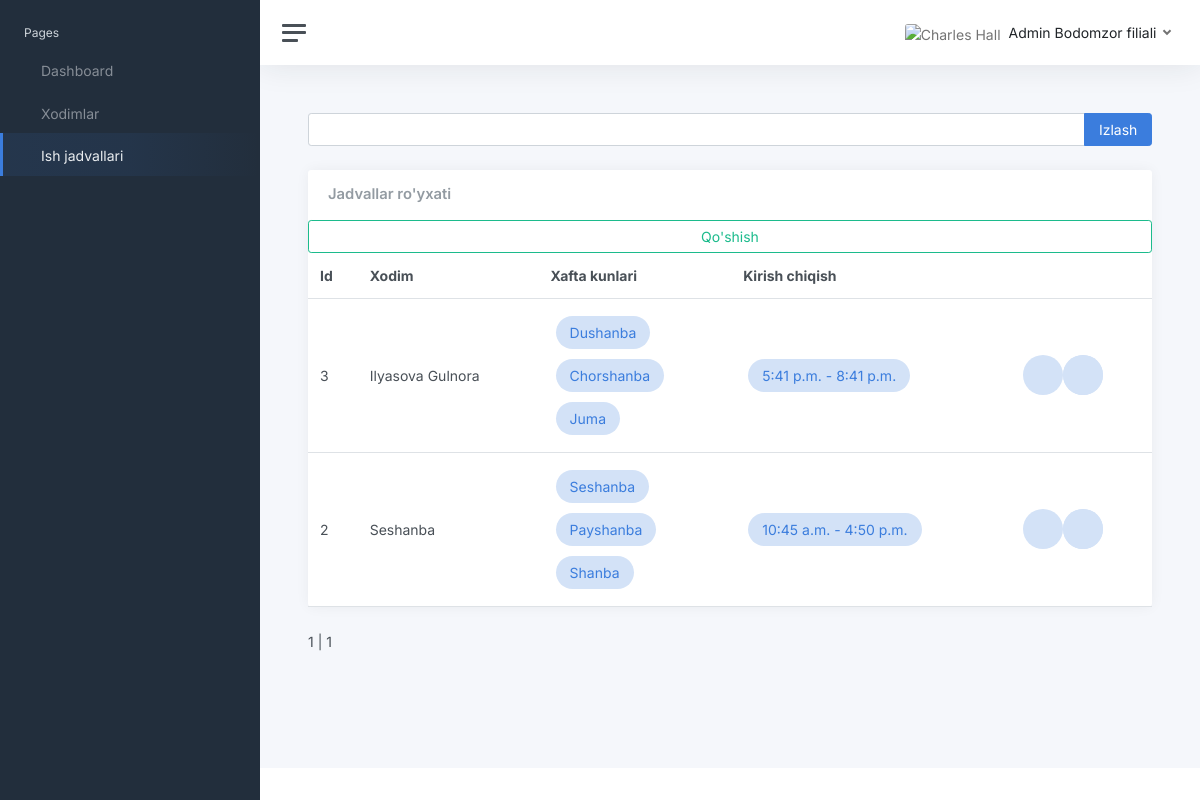
Page /schedules/ (signed in) on the earlier database version.
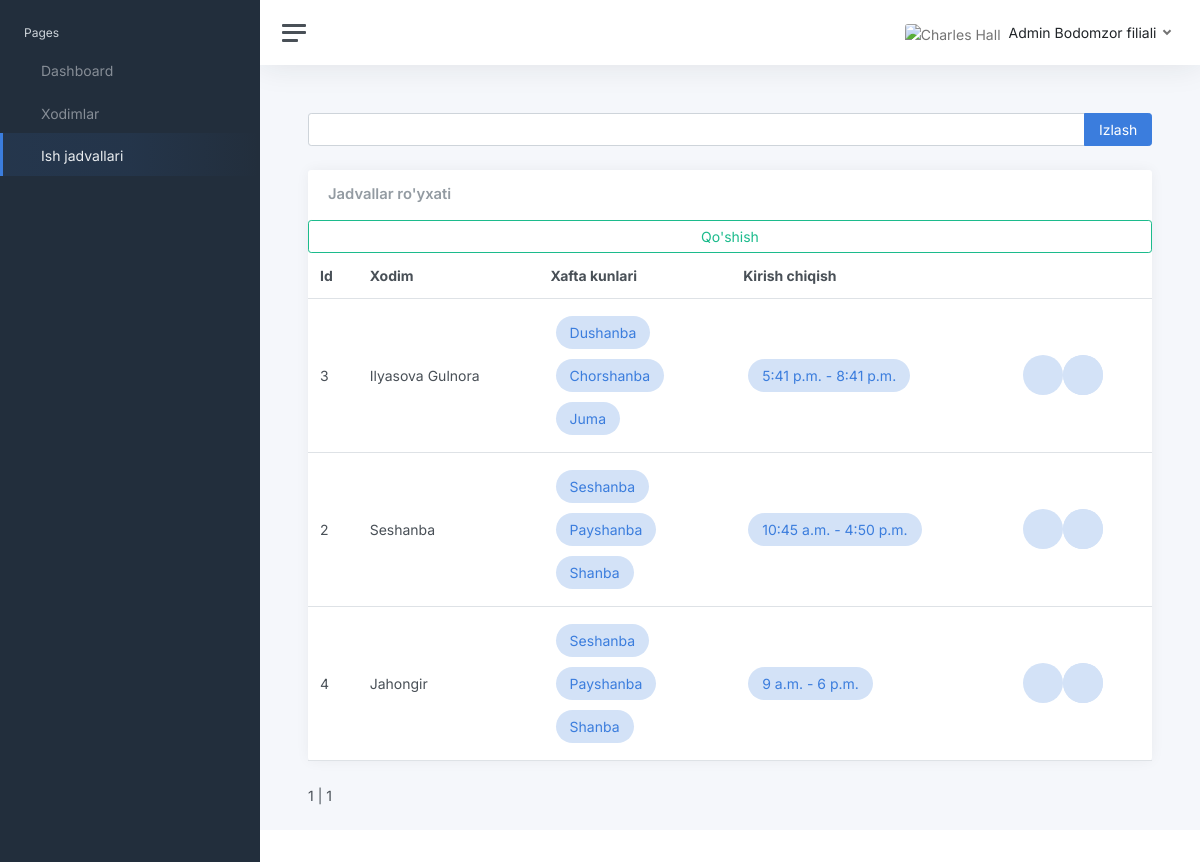
Same page on the later database version.
### apps/main/models.py (models this page shows, shortened)
class WorkSchedule(models.Model):
    weekday = models.ManyToManyField(Weekday, related_name='work_schedules')
    employee = models.ForeignKey(Employee, on_delete=models.CASCADE, related_name='work_schedules', null=True, blank=True)
    admin = models.ForeignKey(Administrator, on_delete=models.SET_NULL,  related_name='work_schedules', null=True, blank=True)
    start = models.TimeField()
    end = models.TimeField()
    class Meta:
        verbose_name = "Ish jadvali"
        verbose_name_plural = "Ish jadvali"

class Employee(models.Model):
    name = models.CharField(max_length=200, blank=True, null=True)
    user_id = models.IntegerField(null=True, blank=True, unique=True)
    filial = models.ForeignKey(Filial, on_delete=models.CASCADE, null=True, blank=True)
    created_at = models.DateTimeField(auto_now_add=True)
    class Meta:
        verbose_name = "Xodim"
        verbose_name_plural = "Xodimlar"

### apps/superadmin/models.py (models this page shows, shortened)
class Weekday(models.Model):
    name = models.CharField(max_length=20, unique=True)
    name_en = models.CharField(max_length=20, unique=True, null=True, blank=True)
    class Meta:
        verbose_name = "Hafta kuni"
        verbose_name_plural = "Hafta kunlari"

### apps/home/views.py (the view)
# urls.py: path('schedules/', views.schedules, name='schedules'),
@login_required(login_url="/login/")
def schedules(request):
    if request.user.is_superuser:
        return redirect('/login/')
    administrator = Administrator.objects.get(user=request.user)
    all_schedules = WorkSchedule.objects.filter(employee__filial__id= administrator.filial.id)
    search_query = request.GET.get('q')
    if search_query:
        all_schedules = all_schedules.filter(Q(name__icontains=search_query))
    paginator = Paginator(all_schedules, 50)
    page_number = request.GET.get('page')
    page_obj = paginator.get_page(page_number)
    context = {
        'page_obj': page_obj,
        "segment": "schedules",
        "filial": administrator.filial.filial_name
    }
    html_template = loader.get_template('home/user/workschedule/schedules.html')
    return HttpResponse(html_template.render(context, request))

### apps/templates/home/user/workschedule/schedules.html (shortened to what this page needs)
{% extends "layouts/base.html" %}
{% load static %}
{% block body_class %} dashboard {% endblock body_class %}
{% block stylesheets %}
  <link href="{% static 'css/app.css' %}" rel="stylesheet">
{% endblock stylesheets %}
{% block content %}
			<main class="content">
				<div class="container-fluid p-0">
					<form class="input-group mb-4" method="get">
						<input class="form-control" type="text" name="q" value="{{ search_query }}">
						<button class="input-group-text btn btn-primary" type="submit">Izlash</button>
					</form>
					<div class="row">
						<div class="col-12 col-lg-12 col-xxl-12 d-flex">
							<div class="card flex-fill">
								<div class="card-header">
									<h5 class="card-title mb-0">Jadvallar ro'yxati</h5>
								</div>
								<table class="table table-hover my-0">
									<thead>
										<tr>
											<th>Id</th>
											<th>Xodim</th>
											<th class="d-none d-xl-table-cell">Xafta kunlari</th>
											<th>Kirish chiqish</th>
											<th></th>
										</tr>
									</thead>
									<tbody>
									{% for schudele in page_obj %}
										<tr>
											<td class="d-none d-xl-table-cell">{{ schudele.id }}</td>
											<td class="d-none d-xl-table-cell">{{ schudele.employee.name }}</td>
											<td class="d-none d-xl-table-cell">
												{% for week in schudele.weekday.all %}
													<div class="col-auto text-primary">
														<span style="
															display: inline-block;
															background-color: #D3E2F7;
															padding: 6px 14px;
															border-radius: 50px;
															font-size: 14px;
															margin: 5px;">
															{{ week.name }}
														</span>
													</div>
												{% endfor %}
											</td>
											<td class="d-none d-xl-table-cell">
												<div class="col-auto text-primary">
													<span style="
														display: inline-block;
														background-color: #D3E2F7;
														padding: 6px 14px;
														border-radius: 50px;
														font-size: 14px;
														margin: 5px;">
														{{ schudele.start }} - {{ schudele.end }}
													</span>
												</div>
											</td>
											<td class="d-none d-md-table-cell">
												<div class="col-auto d-flex">
													<div class="stat text-primary">
													</div>
													<div class="stat text-danger">
														<div class="stat text-danger">
														</div>
													</div>
												</div>
											</td>
										</tr>
									{% endfor %}
									<a class="btn btn-outline-success text-right" href="{% url 'schedule_create' %}">
										Qo'shish
									</a>
									</tbody>
								</table>
							</div>
						</div>
					</div>
					<div class="pagination">
						<span class="step-links">
							<span class="current-page">
								{{ page_obj.number }} | {{ page_obj.paginator.num_pages }}
							</span>
						</span>
					</div>
                </div>
            </main>
{% endblock content %}

Differences in the rows shown:
added WorkSchedule: id "4", employee.name "Jahongir", start "9 a.m.", end "6 p.m.", Weekday (name "Seshanba"), Weekday (name "Payshanba"), Weekday (name "Shanba")
